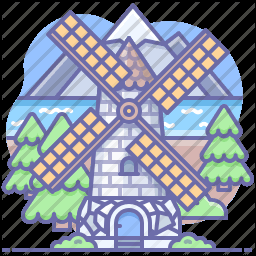
#> input picture 大二上/Python/OpenCV/material/imgExample.png, 256 x 256 px
$ python imageProcessing.py   (older library calls are emulated)
#> lines starting #> are read from the running program, lines starting #| are printed output that depends on the picture; after the words box and inside, x2 and y2 are one past the last pixel; in counts of white or black regions, pixels touching at a corner belong together
import cv2  # opencv读取的图像是BGR格式 cv2则是opencv的库
import matplotlib.pyplot as plt  # 绘图展示的库
import numpy as np  # 基本的数值计算数据包

# 图像阈值
'''
① ret, dst = cv2.threshold(src, thresh, maxval, type)
    src： 输入图,只能输入单通道图像,通常来说为灰度图
    thresh： 阈值
    dst： 输出图
    ret： 阈值
    maxval： 当像素值超过了阈值 ( 或者小于阈值,根据 type 来决定 ),所赋予的值
    type：二值化操作的类型,包含以下5种类型：
    cv2.THRESH_BINARY           超过阈值部分取maxval ( 最大值 ),否则取0
    cv2.THRESH_BINARY_INV       THRESH_BINARY的反转
    cv2.THRESH_TRUNC            大于阈值部分设为阈值,否则不变
    cv2.THRESH_TOZERO           大于阈值部分不改变,否则设为0
    cv2.THRESH_TOZERO_INV       THRESH_TOZERO的反转
'''
img = cv2.imread('material/imgExample.png', cv2.IMREAD_COLOR)
#> img is the input picture: shape (256, 256, 3); mean B, G, R 144.2, 129.2, 121.1
img_gray = cv2.imread('material/imgExample.png', cv2.IMREAD_GRAYSCALE)
#> img_gray: shape (256, 256); min 0, max 255, mean 128
ret, thresh1 = cv2.threshold(img_gray, 127, 255, cv2.THRESH_BINARY)  # 所有大于127的全变为白色,相反变成纯黑
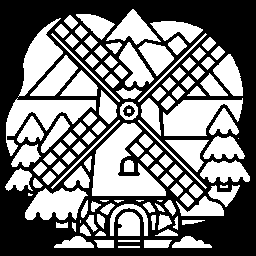
#> thresh1: shape (256, 256); 47.8% white; 121 white regions (8 under 20 px), largest, box (x1, y1, x2, y2) and area: (92, 123, 166, 196) 2831, (163, 98, 243, 136) 1863, (6, 98, 96, 156) 1843
print(ret)
ret, thresh2 = cv2.threshold(img_gray, 127, 255,
                             cv2.THRESH_BINARY_INV)  # THRESH_BINARY_INV 相对 THRESH_BINARY 黑的变成白的,白的变成黑的
print(ret)
ret, thresh3 = cv2.threshold(img_gray, 127, 255, cv2.THRESH_TRUNC)  # >127的部分将等于127,小于127的部分不变
print(ret)
ret, thresh4 = cv2.threshold(img_gray, 127, 255, cv2.THRESH_TOZERO)
print(ret)
ret, thresh5 = cv2.threshold(img_gray, 127, 255, cv2.THRESH_TOZERO_INV)
print(ret)

titles = ['original Image', 'BINARY', 'BINARY_INV', 'TRUNC', 'TOZERO', 'TOZERO_INV']
images = [img, thresh1, thresh2, thresh3, thresh4, thresh5]

for i in range(6):
    plt.subplot(2, 3, i + 1), plt.imshow(images[i], 'gray')
    plt.title(titles[i])
    plt.xticks([]), plt.yticks([])
plt.show()
#> figure, not shown here; B, G, R data is drawn as R, G, B

# 图像平滑处理
img = cv2.imread('material/imgExample.png')
cv2.imshow('img', img)
cv2.waitKey(0)
cv2.destroyAllWindows()
# 均值滤波
# 简单的平均卷积操作,方框中的值相加,取平均,替换掉中心204的值
blur = cv2.blur(img, (3, 3))  # (3,3) 为核的大小,通常情况核都是奇数 3、5、7
cv2.imshow('blur', blur)
cv2.waitKey(0)
cv2.destroyAllWindows()
# 方框滤波
# 基本和均值一样,可以选择归一化
# 在 Python 中 -1 表示自适应填充对应的值,这里的 -1 表示与颜色通道数自适应一样
box = cv2.boxFilter(img, -1, (3, 3), normalize=True)  # 方框滤波如果做归一化,得到的结果和均值滤波一模一样
cv2.imshow('box', box)
cv2.waitKey(0)
cv2.destroyAllWindows()
# 方框滤波
# 基本和均值一样,可以选择归一化,容易越界
box = cv2.boxFilter(img, -1, (3, 3), normalize=False)  # 若一旦发生越界,越界的值全取255
cv2.imshow('box', box)
cv2.waitKey(0)
cv2.destroyAllWindows()

# 高斯滤波
# 越接近均值时,它的概率越大
# 离中心值越近的,它的权重越大,离中心值越远的,它的权重越小。
aussian = cv2.GaussianBlur(img, (5, 5), 1)
cv2.imshow('aussian', aussian)
cv2.waitKey(0)
cv2.destroyAllWindows()
# 中值滤波(一般中值滤波主要去除椒噪声和斑点噪声)
# 排序后拿中值替代中间元素值的大小
median = cv2.medianBlur(img, 5)  # 即内核指定为5*5
cv2.imshow('median', median)
cv2.waitKey(0)
cv2.destroyAllWindows()
# 展示所有的
res = np.hstack((blur, aussian, median))  # 矩阵横着拼接
# res = np.vstack((blur,aussian,median)) # 矩阵竖着拼接
print(res)
#> (printed output is left out)
cv2.imshow('median vs average', res)
cv2.waitKey(0)
cv2.destroyAllWindows()

# 腐蚀操作
# 腐蚀操作通常是拿二值图像做腐蚀操作
# 腐蚀和膨胀的操作都不可逆,会导致图片丢失像素点信息
img = cv2.imread('material/imgExample.png')
cv2.imshow('img', img)
cv2.waitKey(0)
cv2.destroyAllWindows()
# 只要框里有黑色,中心点的值就变为黑色,即原来的白色被黑色腐蚀掉
kernel = np.ones((5, 5), np.uint8)
erosion = cv2.erode(img, kernel, iterations=1)  # kernel为核,iterations=1 指定迭代次数为1

cv2.imshow('erosion', erosion)
cv2.waitKey(0)
cv2.destroyAllWindows()

# 圆形腐蚀(例)
pie = cv2.imread('material/06_pie.png')
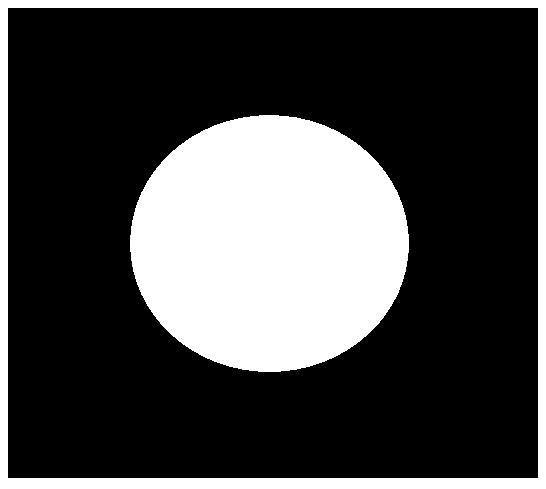
#> input picture 大二上/Python/OpenCV/material/06_pie.png, 546 x 489 px
#> pie is the input picture: shape (489, 546, 3); 27.8% white; 2 white regions, box (x1, y1, x2, y2) and area: (130, 115, 409, 372) 56244, (0, 0, 546, 489) 17894
cv2.imshow('pie', pie)
cv2.waitKey(0)
cv2.destroyAllWindows()

kernel = np.ones((30, 30), np.uint8)
erosion_1 = cv2.erode(pie, kernel, iterations=1)
#> erosion_1: shape (489, 546, 3); 15.6% white; 1 white region, box (x1, y1, x2, y2) and area: (146, 131, 394, 357) 41578
erosion_2 = cv2.erode(pie, kernel, iterations=2)
#> erosion_2: shape (489, 546, 3); 10.8% white; 1 white region, box (x1, y1, x2, y2) and area: (164, 148, 377, 341) 28787
erosion_3 = cv2.erode(pie, kernel, iterations=3)
#> erosion_3: shape (489, 546, 3); 6.8% white; 1 white region, box (x1, y1, x2, y2) and area: (184, 167, 358, 323) 18053
res = np.hstack((erosion_1, erosion_2, erosion_3))
#> res: shape (489, 1638, 3); 11% white; 3 white regions, box (x1, y1, x2, y2) and area: (146, 131, 394, 357) 41578, (710, 148, 923, 341) 28787, (1276, 167, 1450, 323) 18053
cv2.imshow('res', res)  # 因为腐蚀的判定是方的,一个正方形的刮刀绕着一个圆滚一圈,剩下的图形就是这个样子
cv2.waitKey(0)
cv2.destroyAllWindows()

# 膨胀操作
# 腐蚀和膨胀的操作都不可逆,会导致图片丢失像素点信息
img = cv2.imread('material/imgExample.png')
cv2.imshow('img', img)
cv2.waitKey(0)
cv2.destroyAllWindows()
# 先腐蚀 后膨胀,抵消腐蚀造成的损害
kernel = np.ones((3, 3), np.uint8)
dige_erosion = cv2.erode(img, kernel, iterations=1)  # kernel核矩阵越小,越近园
cv2.imshow('erosion', dige_erosion)
cv2.waitKey(0)
cv2.destroyAllWindows()

kernel = np.ones((3, 3), np.uint8)
dige_dilate = cv2.dilate(dige_erosion, kernel, iterations=1)
cv2.imshow('dilate', dige_dilate)
cv2.waitKey(0)
cv2.destroyAllWindows()

# 圆形膨胀
pie = cv2.imread('material/06_pie.png')

kernel = np.ones((30, 30), np.uint8)
dilate_1 = cv2.dilate(pie, kernel, iterations=1)
#> dilate_1: shape (489, 546, 3); 44.5% white; 2 white regions, box (x1, y1, x2, y2) and area: (116, 101, 424, 387) 72629, (0, 0, 546, 489) 46053
dilate_2 = cv2.dilate(pie, kernel, iterations=2)
#> dilate_2: shape (489, 546, 3); 61.1% white; 1 black region, box (x1, y1, x2, y2) and area: (38, 38, 510, 450) 103768
dilate_3 = cv2.dilate(pie, kernel, iterations=3)
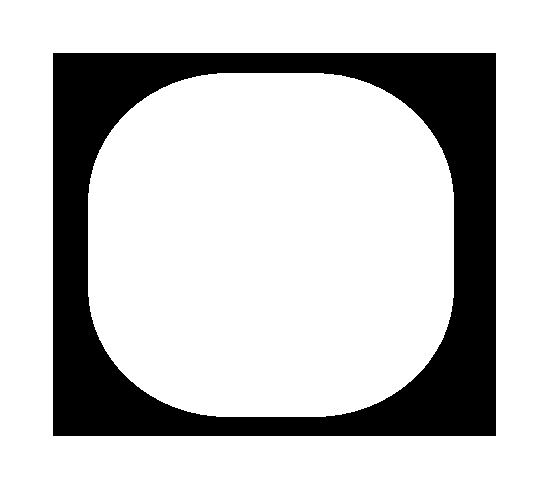
#> dilate_3: shape (489, 546, 3); 77.8% white; 1 black region, box (x1, y1, x2, y2) and area: (53, 53, 496, 436) 59224
res = np.hstack((dilate_1, dilate_2, dilate_3))
#> res: shape (489, 1638, 3); 61.1% white; 3 black regions, box (x1, y1, x2, y2) and area: (23, 23, 524, 464) 148312, (584, 38, 1056, 450) 103768, (1145, 53, 1588, 436) 59224
cv2.imshow('res', res)
cv2.waitKey(0)
cv2.destroyAllWindows()

# 开运算与闭运算
# 开：先腐蚀，再膨胀
print('[info]开运算')
img = cv2.imread('material/imgExample.png')

kernel = np.ones((5, 5), np.uint8)
opening = cv2.morphologyEx(img, cv2.MORPH_OPEN, kernel)

cv2.imshow('opening', opening)
cv2.waitKey(0)
cv2.destroyAllWindows()

# 闭：先膨胀，再腐蚀
print('[info]闭运算')
img = cv2.imread('material/imgExample.png')

kernel = np.ones((5, 5), np.uint8)
closing = cv2.morphologyEx(img, cv2.MORPH_CLOSE, kernel)

cv2.imshow('closing', closing)
cv2.waitKey(0)
cv2.destroyAllWindows()

# 梯度运算
# 梯度 = 腐蚀-膨胀
print('[info]梯度运算')
pie = cv2.imread('material/06_pie.png')

kernel = np.ones((7, 7), np.uint8)
dilate = cv2.dilate(pie, kernel, iterations=5)  # iterations=5 表示进行5次腐蚀
#> dilate: shape (489, 546, 3); 45% white; 2 white regions, box (x1, y1, x2, y2) and area: (115, 100, 424, 387) 73224, (0, 0, 546, 489) 46994
erosion = cv2.erode(pie, kernel, iterations=5)  # iterations=5 表示进行5次膨胀
#> erosion: shape (489, 546, 3); 15.4% white; 1 white region, box (x1, y1, x2, y2) and area: (146, 131, 393, 356) 41105

res = np.hstack((dilate, erosion))
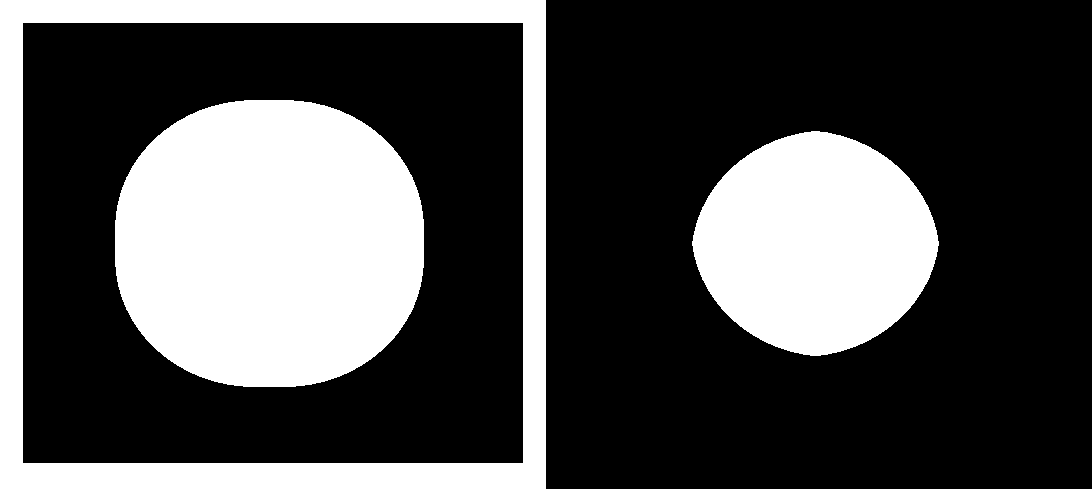
#> res: shape (489, 1092, 3); 30.2% white; 3 white regions, box (x1, y1, x2, y2) and area: (115, 100, 424, 387) 73224, (0, 0, 546, 489) 46994, (692, 131, 939, 356) 41105

cv2.imshow('res', res)
cv2.waitKey(0)
cv2.destroyAllWindows()
gradient = cv2.morphologyEx(pie, cv2.MORPH_GRADIENT, kernel)  # MORPH_GRADIENT 梯度运算
#> gradient: shape (489, 546, 3); 6.9% white; 2 white regions, box (x1, y1, x2, y2) and area: (5, 5, 541, 481) 12000, (127, 112, 412, 375) 6432
cv2.imshow('gradient', gradient)
cv2.waitKey(0)
cv2.destroyAllWindows()

# 礼帽与黑帽
# 礼帽 = 原始输入-开运算
# 原始带刺，开运算不带刺，原始输入-开运算 = 刺
img = cv2.imread('material/imgExample.png')
kernel = np.ones((5, 5), np.uint8)
tophat = cv2.morphologyEx(img, cv2.MORPH_TOPHAT, kernel)
cv2.imshow('tophat', tophat)
cv2.waitKey(0)
cv2.destroyAllWindows()

# 黑帽 = 闭运算-原始输入
# 原始带刺，闭运算带刺并且比原始边界胖一点，闭运算-原始输入 = 原始整体
# 黑帽相当于突出显示之前用closing填坑用的地方 opening用来去毛刺，closing用来填坑，都是平滑边缘的方法
img = img = cv2.imread('material/imgExample.png')
kernel = np.ones((5, 5), np.uint8)
blackhat = cv2.morphologyEx(img, cv2.MORPH_BLACKHAT, kernel)
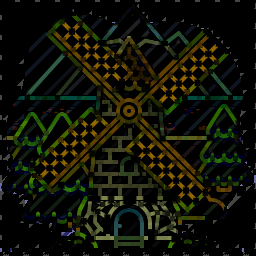
#> blackhat: shape (256, 256, 3); mean B, G, R 7.6, 19.1, 17.5
cv2.imshow('blackhat', blackhat)
cv2.waitKey(0)
cv2.destroyAllWindows()

# Sobel算子
'''
① Sobel算子函数：cv2.Sobel(src, ddepth, dx, dy, ksize)，返回值为Sobel算子处理后的图像。
ddepth：图像的深度
dx 和 dy 分别表示水平和竖直方向
ksize 是 Sobel 算子的大小
② 靠近最近点的左右和上下的权重最高，所以为±2。
    img:material/001_pie.png
'''
pie = cv2.imread('material/06_pie.png')  # 读取图像
cv2.imshow('img', pie)
cv2.waitKey()
cv2.destroyAllWindows()
'''
dst = cv2.Sobel(src,ddepth,dx,dy,ksize)  # ddepth 通常指定为-1
ddepth:图像的深度
dx和dy分别表示水平和竖直方向
ksize是Sobel算子的大小,即核的大小,一般是3*3或5*5
'''


# 梯度就是边界点，左边右边不一样
def cv_show(img, name):
    cv2.imshow(name, img)
    cv2.waitKey()
    cv2.destroyAllWindows()


# 白到黑是整数，黑到白是负数了，所有的负数会被截断成 0，所以要取绝对值
sobelx = cv2.Sobel(pie, cv2.CV_64F, 1, 0, ksize=3)  # 1,0 表示只算水平方向梯度
cv_show(sobelx, 'sobelx')
sobelx = cv2.Sobel(pie, cv2.CV_64F, 1, 0, ksize=3)
sobelx = cv2.convertScaleAbs(sobelx)  # 取负数时，取绝对值
#> sobelx: shape (489, 546, 3); 1.4% white in thin lines or dots
cv_show(sobelx, 'sobelx')

sobely = cv2.Sobel(pie, cv2.CV_64F, 0, 1, ksize=3)  # 1,0 只算 y 方向梯度
sobely = cv2.convertScaleAbs(sobely)  # 取负数时，取绝对值
#> sobely: shape (489, 546, 3); 1.5% white in thin lines or dots
cv_show(sobely, 'sobely')
# 计算 x 和 y 后，再求和
sobelxy = cv2.addWeighted(sobelx, 0.5, sobely, 0.5, 0)  # 0是偏置项
cv_show(sobelxy, 'sobelxy')
# 不建议直接计算,还有重影
sobelxy = cv2.Sobel(pie, cv2.CV_64F, 1, 1, ksize=3)
sobelxy = cv2.convertScaleAbs(sobelxy)
#> sobelxy: shape (489, 546, 3); 0.48% white in thin lines or dots
cv_show(sobelxy, 'sobelxy')

# 各个算子间的差异
img = cv2.imread('material/imgExample.png', cv2.IMREAD_GRAYSCALE)
cv_show(img, 'img')
img = cv2.imread('material/imgExample.png', cv2.IMREAD_GRAYSCALE)
sobelx = cv2.Sobel(img, cv2.CV_64F, 1, 0, ksize=3)
#> sobelx: shape (256, 256) float64
sobely = cv2.Sobel(img, cv2.CV_64F, 0, 1, ksize=3)
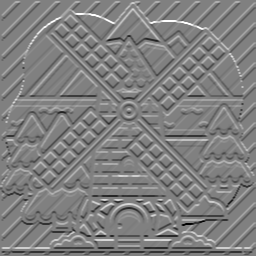
#> sobely: shape (256, 256) float64; min -760, max 752, mean 0.2; drawn with min black and max white
sobelx = cv2.convertScaleAbs(sobelx)
sobely = cv2.convertScaleAbs(sobely)
sobelxy = cv2.addWeighted(sobelx, 0.5, sobely, 0.5, 0)
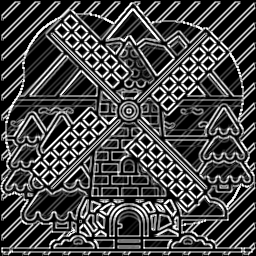
#> sobelxy: shape (256, 256); min 0, max 255, mean 73.3

scharrx = cv2.Scharr(img, cv2.CV_64F, 1, 0)
scharry = cv2.Scharr(img, cv2.CV_64F, 0, 1)
scharrx = cv2.convertScaleAbs(scharrx)
scharry = cv2.convertScaleAbs(scharry)
scharrxy = cv2.addWeighted(scharrx, 0.5, scharry, 0.5, 0)

laplacian = cv2.Laplacian(img, cv2.CV_64F)  # 没有 x、y，因为是求周围点的比较
laplacian = cv2.convertScaleAbs(laplacian)

res = np.hstack((sobelxy, scharrxy, laplacian)) # 拉普拉斯效果不是很好，需要和其他算子联合使用
cv_show(res, 'res')
